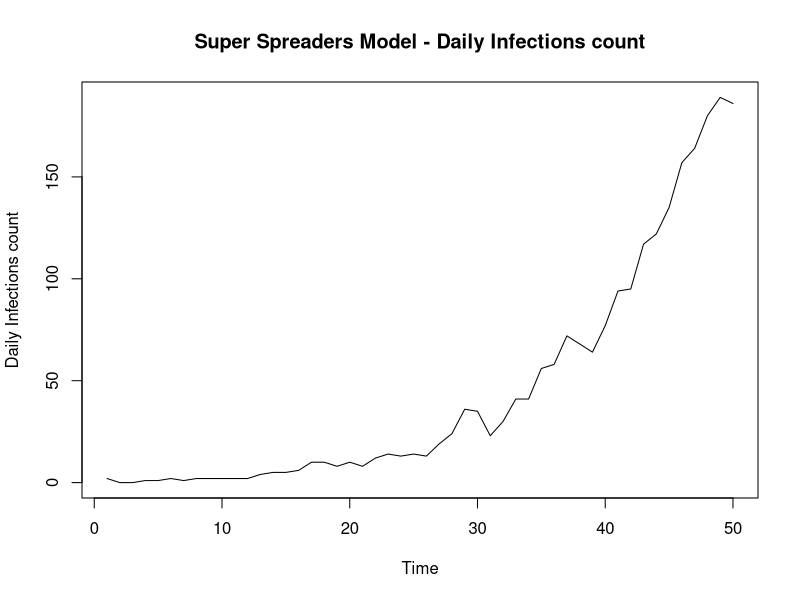

Recreate this plot in R.
#Epidemic Modelling Functions
#-Simulations fucntions
#- Likelihood Functions

#*********************************************************
#*Simulation Functions

#Baseline simulation
simulate_branching = function(num_days, r0, shape_gamma, scale_gamma) {
  
  'Baseline simulation model'
  #Set up
  vec_infecteds = vector('numeric', num_days)
  vec_infecteds[1] = 2
  
  #Infectiousness (Discrete gamma) - I.e 'Infectiousness Pressure' - Sum of all people
  #Explanation: Gamma is a continuous function so integrate over the density at that point in time (today - previous day)
  prob_infect = pgamma(c(1:num_days), shape = shape_gamma, scale = scale_gamma) - pgamma(c(0:(num_days-1)), shape = shape_gamma, scale = scale_gamma)
  
  #Days of Infection Spreading
  for (t in 2:num_days) {
    
    #Total rate
    tot_rate = r0*sum(vec_infecteds[1:(t-1)]*rev(prob_infect[1:(t-1)])) #Product of infecteds & their probablilty of infection along the gamma dist at that point in time
    vec_infecteds[t] = rpois(1, tot_rate) #Assuming number of cases each day follows a poisson distribution. Causes jumps in data 
  }
  
  vec_infecteds
}

#*******************************************************
#Super-spreading simulation
simulate_branching_ss = function(num_days, shape_gamma, scale_gamma, alphaX, betaX, gammaX) {
  'Simulate an epidemic with Superspreading events
  prop_ss = Proportion of superspreading days
  magnitude_ss = increased rate of superspreading event'
  
  #Set up
  total_infecteds = vector('numeric', num_days)
  nsse_infecteds = vector('numeric', num_days)
  sse_infecteds = vector('numeric', num_days)
  total_infecteds[1] = 2
  nsse_infecteds[1] = 2
  sse_infecteds[1] = 0
  
  #Infectiousness (Discrete gamma) - I.e 'Infectiousness Pressure' - Sum of all people
  #Explanation: Gamma is a continuous function so integrate over the density at that point in time (today - previous day)
  prob_infect = pgamma(c(1:num_days), shape = shape_gamma, scale = scale_gamma) - pgamma(c(0:(num_days-1)), shape = shape_gamma, scale = scale_gamma)
  
  #Days of Infection Spreading
  for (t in 2:num_days) {
    
    #Regular infecteds (tot_rate = lambda) fix notation
    lambda_t = sum(total_infecteds[1:(t-1)]*rev(prob_infect[1:(t-1)])) #Eg. Today is day 10. Infected on day 1. Current Infectiousness is t - day_infected 
    tot_rate = alphaX*lambda_t #Product of infecteds & their probablilty of infection along the gamma dist at that point in time
    nsse_infecteds[t] = rpois(1, tot_rate) #Assuming number of cases each day follows a poisson distribution. Causes jumps in data 
    
    #Super-spreaders
    sse_infecteds[t] = rnbinom(1, betaX*lambda_t, 1/(1 + gammaX)) #z_t: Total infecteds due to super-spreading event - num of events x Num individuals
    
    #Total 
    total_infecteds[t] = nsse_infecteds[t] + sse_infecteds[t]
  }
  
  total_infecteds
}
# 
# #********
# # #*Implement
# num_days = 50
# #lambda params
# shape_gamma = 6
# scale_gamma = 1
# #params
# alphaX = 0.8 #Without ss event, ~r0.
# betaX = 0.1
# gammaX = 10
# true_r0 = alphaX + betaX*gammaX
# true_r0
# #Epidemic data
# sim_data = simulate_branching_ss(num_days, shape_gamma, scale_gamma, alphaX, betaX, gammaX)
# plot.ts(sim_data, ylab = 'Daily Infections', main = paste('Super - Spreading Events model - Daily Infections count, true R0 = ', true_r0))
# par(mfrow = c(2,1))

#*******************************************************
#Super-spreading simulation
simulate_ss_poisson = function(num_days, shape_gamma, scale_gamma, alphaX, betaX, gammaX) {
  'Simulate an epidemic with Superspreading events
  prop_ss = Proportion of superspreading days
  magnitude_ss = increased rate of superspreading event'
  
  #Set up
  total_infecteds = vector('numeric', num_days)
  nsse_infecteds = vector('numeric', num_days)
  sse_infecteds = vector('numeric', num_days)
  total_infecteds[1] = 2
  nsse_infecteds[1] = 2
  sse_infecteds[1] = 0
  
  #Infectiousness (Discrete gamma) - I.e 'Infectiousness Pressure' - Sum of all people
  #Explanation: Gamma is a continuous function so integrate over the density at that point in time (today - previous day)
  prob_infect = pgamma(c(1:num_days), shape = shape_gamma, scale = scale_gamma) - pgamma(c(0:(num_days-1)), shape = shape_gamma, scale = scale_gamma)
  
  #Days of Infection Spreading
  for (t in 2:num_days) {
    
    #Regular infecteds (tot_rate = lambda) fix notation
    lambda_t = sum(total_infecteds[1:(t-1)]*rev(prob_infect[1:(t-1)])) #?Why is it the reversed probability - given the way prob_infect is written
    tot_rate = alphaX*lambda_t #Product of infecteds & their probablilty of infection along the gamma dist at that point in time
    nsse_infecteds[t] = rpois(1, tot_rate) #Assuming number of cases each day follows a poisson distribution. Causes jumps in data 
    
    #Super-spreaders
    n_t = rpois(1, betaX*lambda_t) #Number of super-spreading events (beta)
    sse_infecteds[t] = rpois(1, gammaX*n_t) #z_t: Total infecteds due to super-spreading event - num of events x Num individuals
    
    total_infecteds[t] = nsse_infecteds[t] + sse_infecteds[t]
  }
  
  total_infecteds
}

#*Implement
# num_days = 50
# #lambda params
# shape_gamma = 6
# scale_gamma = 1
# #params
# alphaX = 1.2 #Without ss event, ~r0. 
# betaX = 0.5
# gammaX = 10
# #Epidemic data
# sim_data2 = simulate_ss_poisson(num_days, shape_gamma, scale_gamma, alphaX, betaX, gammaX)
# plot.ts(sim_data2, ylab = 'Daily Infections count', main = 'Daily Infections count')


#*******************************************************
#Super-spreaders simulation
simulation_super_spreaders = function(num_days, shape_gamma, scale_gamma, aX, bX, ss_mult) {
  'Simulate an epidemic with Superspreading individuals'
  
  #Set up
  total_infecteds = vector('numeric', num_days)
  nss_infecteds = vector('numeric', num_days)
  ss_infecteds = vector('numeric', num_days)
  total_infecteds[1] = 2
  nss_infecteds[1] = 2
  ss_infecteds[1] = 1 
  
  #Infectiousness (Discrete gamma) - I.e 'Infectiousness Pressure' - Sum of all people
  #Explanation: Gamma is a continuous function so integrate over the density at that point in time (today - previous day)
  prob_infect = pgamma(c(1:num_days), shape = shape_gamma, scale = scale_gamma) - pgamma(c(0:(num_days-1)), shape = shape_gamma, scale = scale_gamma)
  
  #Days of Infection Spreading
  for (t in 2:num_days) {
    
    #Regular infecteds (tot_rate = lambda) fix notation
    lambda_t = sum((total_infecteds[1:(t-1)] + ss_mult*ss_infecteds[1:(t-1)])*rev(prob_infect[1:(t-1)])) #?Why is it the reversed probability - given the way prob_infect is written. Product of infecteds & their probablilty of infection along the gamma dist at that point in time
    nss_infecteds[t] = rpois(1, aX*lambda_t) #Assuming number of cases each day follows a poisson distribution. Causes jumps in data 
    ss_infecteds[t] = rpois(1, bX*lambda_t)
    total_infecteds[t] = nss_infecteds[t] + ss_infecteds[t]
  }
  
  total_infecteds
}

#*Implement
num_days = 50
#lambda params
shape_gamma = 6
scale_gamma = 1
#params
aX = 0.8 #1.1 #Without ss event, ~r0.
bX = 0.1 #0.2
ss_mult = 10 #8
#Epidemic data
sim_data2 = simulation_super_spreaders(num_days, shape_gamma, scale_gamma, aX, bX, ss_mult)
plot.ts(sim_data2, ylab = 'Daily Infections count', main = 'Super Spreaders Model - Daily Infections count')

###################################################################################
# MODELS!

###############################
# BASELINE

#Likelihood (log)
log_like <- function(y, r0_dash){
  
  #Params
  num_days = length(y)
  shape_gamma = 6
  scale_gamma = 1
  
  #Infectiousness (Discrete gamma)
  prob_infect = pgamma(c(1:num_days), shape = shape_gamma, scale = scale_gamma) - pgamma(c(0:(num_days-1)), shape = shape_gamma, scale = scale_gamma)
  logl = 0
  
  for (t in 2:num_days) {
    
    lambda = r0_dash*sum(y[1:t-1]*rev(prob_infect[1:t-1]))
    logl = logl + y[t]*log(lambda) - lambda
    
  }
  
  logl
  
}

#*******************************************************************************
#SUPER-SPREADING MODEL

#Log Likelihood 
log_like_ss <- function(x, alphaX, betaX, gammaX){
  
  #Params
  num_days = length(x)
  shape_gamma = 6
  scale_gamma = 1
  
  #Infectiousness (Discrete gamma) i,e Prob less than x2 - prob less than x1; the area in between 
  prob_infect = pgamma(c(1:num_days), shape = shape_gamma, scale = scale_gamma) - pgamma(c(0:(num_days-1)), shape = shape_gamma, scale = scale_gamma)
  logl = 0
  
  for (t in 2:num_days) {
    
    lambda_t = sum(x[1:(t-1)]*rev(prob_infect[1:(t-1)]))
    inner_sum_xt = 0
    
    for (y_t in 0:x[t]){ #Sum for all values of y_t
      
      #Log likelihood
      inner_sum_xt = (inner_sum_xt + exp(-alphaX*lambda_t)*(1/factorial(y_t))*(alphaX*lambda_t)^y_t*
                        (gamma((x[t] - y_t) + betaX*lambda_t))/(gamma(betaX*lambda_t)*
                                                                  factorial(x[t] - y_t))*(1/(gammaX +1))^(betaX*lambda_t)*
                        (gammaX/(gammaX + 1))^(x[t] - y_t))
      
    } 
    
    logl = logl + log(inner_sum_xt) 
    
  }
  
  logl
  
}

#*****************************************************
#Log Likelihood - log-exp-sum trick 
log_like_ss_lse <- function(x, alphaX, betaX, gammaX){
  
  #Params
  num_days = length(x)
  shape_gamma = 6
  scale_gamma = 1
  
  #Infectiousness (Discrete gamma)
  prob_infect = pgamma(c(1:num_days), shape = shape_gamma, scale = scale_gamma) - pgamma(c(0:(num_days-1)),
                                                                                         shape = shape_gamma, scale = scale_gamma)
  logl = 0 
  
  for (t in 2:num_days) {
    
    #print(t)
    lambda_t = sum(x[1:(t-1)]*rev(prob_infect[1:(t-1)]))
    
    if(x[t] == 0){ #y_t also equal to zero
      
      #L(x_i) for y_t, x_t = 0
      logl = logl -(alphaX*lambda_t) - 
        (betaX*lambda_t*log(gammaX +1))
      
    } else {
      
      #Terms in inner sum
      inner_sum_vec <- vector('numeric', x[t])
      
      for (y_t in 0:x[t]){ #Sum for all values of y_t up to x_t
        
        #Store inner L(x_i) term in vector position
        inner_sum_vec[y_t + 1] = (-(alphaX*lambda_t) - lfactorial(y_t) + y_t*log(alphaX*lambda_t) +
                                    lgamma((x[t] - y_t) + (betaX*lambda_t)) - lgamma(betaX*lambda_t) - 
                                    lfactorial(x[t] - y_t) - (betaX*lambda_t*log(gammaX +1)) + 
                                    (x[t] - y_t)*log(gammaX) -(x[t] - y_t)*log(gammaX + 1))
        
      }
      
      #Calculate max element in inner vector, for all y_t for a given t, x[t]
      lx_max = max(inner_sum_vec)
      
      #Calculate lse
      lse = lx_max + log(sum(exp(inner_sum_vec - lx_max) ))
      
      #Add to overall log likelihood 
      logl = logl + lse 
      
    }
    
  }
  
  logl
  
}

#*********************************************************************************************
#* Log Likelihood - Using package distribution functions
log_like_ss_R_funcs <- function(x, alphaX, betaX, gammaX){
  
  'Calculate the log likelihood on the simulated data using package distribution functions in R'
  
  #Params
  num_days = length(x)
  shape_gamma = 6
  scale_gamma = 1
  logl = 0
  
  #Infectiousness (Discrete gamma)
  prob_infect = pgamma(c(1:num_days), shape = shape_gamma, scale = scale_gamma) - pgamma(c(0:(num_days-1)), shape = shape_gamma, scale = scale_gamma)
  
  #Over all timepoints
  for (t in 2:num_days) {
    
    lambda_t = sum(x[1:(t-1)]*rev(prob_infect[1:(t-1)]))
    inner_sum = 0
    
    #Sum for all values of y_t
    for (y_t in 0:x[t]){ 
      
      #Log likelihood
      prob_yt = dpois(y_t, alphaX*lambda_t)
      #cat("prob_yt, dpois : ", prob_yt, "\n")
      
      prob_zt = s(x[t] - y_t, betaX*lambda_t, 1/(1 + gammaX))
      #cat("prob_zt, dnbinom : ", prob_zt, "\n")
      
      prob_xt = prob_zt*prob_yt
      inner_sum = inner_sum + prob_xt
      #cat("prob_xt, : ", prob_xt, "\n")
      
    } 
    
    #cat("log(prob_xt), : ", log(prob_xt), "\n")
    logl = logl + log(inner_sum) 
    #cat("logl, : ", logl, "\n")
    
  }
  
  logl
}

################################################################################
# Plot MCMC Total Results
################################################################################

plot_mcmc_results <- function(sim_data, mcmc_params, true_r0, 
                              dist_type, total_time, seed_count, prior, beta_gamma_flag){
  
  #Plot Set up
  plot.new()
  par(mfrow=c(3,4))
  
  #Extract params
  alpha_mcmc = mcmc_params[1]
  alpha_mcmc = unlist(alpha_mcmc)
  
  beta_mcmc = mcmc_params[2]
  beta_mcmc = unlist(beta_mcmc)
  
  gamma_mcmc = mcmc_params[3]
  gamma_mcmc = unlist(gamma_mcmc)
  
  r0_mcmc = mcmc_params[4]
  r0_mcmc = unlist(r0_mcmc)
  
  #Cumulative means + param sample limits
  #r0
  r0_mean = cumsum(r0_mcmc)/seq_along(r0_mcmc)
  r0_lim = max(true_r0, max(r0_mcmc))
  r0_lim2 = max(true_r0, r0_mean)
  
  #alpha
  alpha_mean = cumsum(alpha_mcmc)/seq_along(alpha_mcmc)
  a_lim =  max(alphaX, max(alpha_mcmc))
  a_lim2 =  max(alphaX, alpha_mean)
  
  #beta
  beta_mean = cumsum(beta_mcmc)/seq_along(beta_mcmc)
  b_lim = max(betaX, max(beta_mcmc))
  b_lim2 = max(betaX, beta_mean)
  
  #gamma
  gamma_mean = cumsum(gamma_mcmc)/seq_along(gamma_mcmc)
  g_lim =  max(gammaX, max(gamma_mcmc))
  g_lim2 =  max(gammaX, gamma_mean) 
  
  #Beta-gamma
  if (beta_gamma_flag){
    b_g_a_rate = mcmc_params[14]
    b_g_a_rate = round(unlist(b_g_a_rate), 2)
  } else {
    b_g_a_rate = 0
  }
  
  #***********
  #* Plots *
  
  #i.Infections
  plot.ts(sim_data, xlab = 'Time', ylab = 'Daily Infections count',
          main = paste(seed_count, "Day Infts SS Evnts", dist_type, "r0 = ", true_r0),
          cex.lab=1.5, cex.axis=1.5, cex.main=1.5, cex.sub=1.5)
  
  #ii. MCMC Trace Plots
  plot.ts(alpha_mcmc, ylab = 'alpha', ylim=c(0, a_lim),
          main = paste("MCMC SS Events, true alpha = ", alphaX),
          cex.lab=1.5, cex.axis=1.5, cex.main=1.5, cex.sub=1.5)
  abline(h = alphaX, col = 'green', lwd = 2)
  
  plot.ts(beta_mcmc, ylab = 'beta', ylim=c(0, b_lim),
          main = paste("MCMC SS Events, true beta = ", betaX),
          cex.lab=1.5, cex.axis=1.5, cex.main=1.5, cex.sub=1.5)
  abline(h = betaX, col = 'green', lwd = 2)
  
  plot.ts(gamma_mcmc,  ylab = 'gamma', ylim=c(0,g_lim),
          main = paste("MCMC SS Events, true gamma = ", gammaX),
          cex.lab=1.5, cex.axis=1.5, cex.main=1.5, cex.sub=1.5)
  abline(h = gammaX, col = 'green', lwd = 2)
  #plot.ts(r0_mcmc,  ylab = 'r0', main = paste("MCMC SS Events, true r0 = ", r0_true))
  
  #iii. Cumulative mean plots
  #r0 Mean
  plot2 = plot(seq_along(r0_mean), r0_mean,
               ylim=c(0, r0_lim),
               xlab = 'Time', ylab = 'R0', main = paste("R0 MCMC Mean, True R0 = ", true_r0),
               cex.lab=1.5, cex.axis=1.5, cex.main=1.5, cex.sub=1.5)
  print(plot2)
  abline(h = true_r0, col = 'orange', lwd = 2)
  
  #alpha mean
  plot2 = plot(seq_along(alpha_mean), alpha_mean,
               ylim=c(0, a_lim),
               xlab = 'Time', ylab = 'alpha', main = paste("Alpha MCMC mean, True alpha = ",alphaX),
               cex.lab=1.5, cex.axis=1.5, cex.main=1.5, cex.sub=1.5)
  print(plot2)
  abline(h = alphaX, col = 'red', lwd = 2)
  
  #beta mean
  plot2 = plot(seq_along(beta_mean), beta_mean,
               ylim=c(0, b_lim),
               xlab = 'Time', ylab = 'beta', main = paste("Beta MCMC mean, True beta = ",betaX),
               cex.lab=1.5, cex.axis=1.5, cex.main=1.5, cex.sub=1.5)
  print(plot2)
  abline(h = betaX, col = 'blue', lwd = 2)
  
  #gamma Mean
  plot2 = plot(seq_along(gamma_mean), gamma_mean,
               xlab = 'Time', ylab = 'gamma', main = paste("Gamma MCMC mean, True gamma = ",gammaX),
               ylim=c(0, g_lim),
               cex.lab=1.5, cex.axis=1.5, cex.main=1.5, cex.sub=1.5)
  print(plot2)
  abline(h = gammaX, col = 'green', lwd = 2)
  
  #iv. Param Histograms (Plots 9,11,12)
  hist(r0_mcmc, freq = FALSE, breaks = 100,
       xlab = 'R0 total', #ylab = 'Density', 
       main = paste('R0 total MCMC samples. Prior = ', prior),
       xlim=c(0, r0_lim),
       cex.lab=1.5, cex.axis=1.5, cex.main=1.5, cex.sub=1.5)
  abline(v = true_r0, col = 'orange', lwd = 2)
  
  #v. Beta vs gamma
  plot(beta_mcmc, gamma_mcmc,
       xlab = 'beta', ylab = 'gamma', main = 'Beta vs Gamma',
       cex.lab=1.5, cex.axis=1.5, cex.main=1.5, cex.sub=1.5)
  
  #Hist Beta 
  hist(beta_mcmc, freq = FALSE, breaks = 100,
       xlab = 'beta', #ylab = 'Density', 
       main = paste("Beta, True beta = ", betaX), 
       xlim=c(0, b_lim),
       cex.lab=1.5, cex.axis=1.5, cex.main=1.5, cex.sub=1.5)
  abline(v = betaX, col = 'blue', lwd = 2)
  
  #Hist Gamma 
  hist(gamma_mcmc, freq = FALSE, breaks = 100,
       xlab = 'gamma', #ylab = 'Density', 
       main = paste("Gamma, True gamma = ", gammaX),
       xlim=c(0, g_lim),
       cex.lab=1.5, cex.axis=1.5, cex.main=1.5, cex.sub=1.5)
  abline(v = gammaX, col = 'green', lwd = 2)
  
  #Final Mean Stats
  data_10_pc = 0.1*n
  a_mcmc_mean = round(mean(alpha_mcmc[n-data_10_pc:n]), 2)
  b_mcmc_mean = round(mean(beta_mcmc[n-data_10_pc:n]), 2)
  g_mcmc_mean = round(mean(gamma_mcmc[n-data_10_pc:n]), 2)
  r0_mcmc_mean = round(mean(r0_mcmc[n-data_10_pc:n]), 2)
  
  #Results
  df_results <- data.frame(
    alpha = alphaX,
    a_mc = a_mcmc_mean,
    beta = betaX,
    b_mc = b_mcmc_mean,
    gamma = gammaX,
    g_mc = g_mcmc_mean,
    R0 = true_r0, 
    R0_mc = r0_mcmc_mean,
    accept_rate_a = round(mcmc_params[[5]],2),
    a_rte_b = round(mcmc_params[[6]], 2),
    a_rte_g = round(mcmc_params[[7]],2),
    b_g_a_rate = b_g_a_rate, 
    tot_time = total_time) 
  
  print(df_results)
  
}

#****************
#MCMC Plots 4x4
plot_mcmc_x4_II <- function(sim_data, mcmc_params, true_r0, dist_type,
                            total_time, seed_count, prior, max_sum_val, model_crit = TRUE, joint = TRUE){
  
  #Plot Set up
  plot.new()
  
  if (joint){
    par(mfrow=c(4,4))
  } else {
    par(mfrow=c(3,4))
  }
  
  
  #Extract params
  alpha_mcmc = mcmc_params[1]
  alpha_mcmc = unlist(alpha_mcmc)
  
  beta_mcmc = mcmc_params[2]
  beta_mcmc = unlist(beta_mcmc)
  
  gamma_mcmc = mcmc_params[3]
  gamma_mcmc = unlist(gamma_mcmc)
  
  r0_mcmc = mcmc_params[4]
  r0_mcmc = unlist(r0_mcmc)
  
  #Cumulative means + param sample limits
  #r0
  r0_mean = cumsum(r0_mcmc)/seq_along(r0_mcmc)
  r0_lim = max(true_r0, max(r0_mcmc))
  r0_lim2 = max(true_r0, r0_mean)
  
  #alpha
  alpha_mean = cumsum(alpha_mcmc)/seq_along(alpha_mcmc)
  a_lim =  max(alphaX, max(alpha_mcmc))
  a_lim2 =  max(alphaX, alpha_mean)
  
  #beta
  beta_mean = cumsum(beta_mcmc)/seq_along(beta_mcmc)
  b_lim = max(betaX, max(beta_mcmc))
  b_lim2 = max(betaX, beta_mean)
  
  #gamma
  gamma_mean = cumsum(gamma_mcmc)/seq_along(gamma_mcmc)
  g_lim =  max(gammaX, max(gamma_mcmc))
  g_lim2 =  max(gammaX, gamma_mean) 
  
  
  #***********
  #* Plots *
  
  #i.Infections
  plot.ts(sim_data, xlab = 'Time', ylab = 'Daily Infections count',
          main = paste(seed_count, "Day Infts SS Evnts", dist_type, "r0 = ", true_r0),
          cex.lab=1.5, cex.axis=1.5, cex.main=1.5, cex.sub=1.5)
  
  #ii. MCMC Trace Plots
  plot.ts(alpha_mcmc, ylab = 'alpha', ylim=c(0, a_lim),
          main = paste("MCMC SS Events, true alpha = ", alphaX),
          cex.lab=1.5, cex.axis=1.5, cex.main=1.5, cex.sub=1.5)
  abline(h = alphaX, col = 'red', lwd = 2) #True = green
  #lines(seq_along(like_a), like_a, col = 'red')
  #lines(seq_along(prior_a), prior_a, col = 'blue')
  
  plot.ts(beta_mcmc, ylab = 'beta', ylim=c(0, b_lim),
          main = paste("MCMC SS Events, true beta = ", betaX),
          cex.lab=1.5, cex.axis=1.5, cex.main=1.5, cex.sub=1.5)
  abline(h = betaX, col = 'blue', lwd = 2) #True = green
  
  plot.ts(gamma_mcmc,  ylab = 'gamma', ylim=c(0,g_lim),
          main = paste("MCMC SS Events, true gamma = ", gammaX),
          cex.lab=1.5, cex.axis=1.5, cex.main=1.5, cex.sub=1.5)
  abline(h = gammaX, col = 'green', lwd = 2) #True = green
  
  #plot.ts(r0_mcmc,  ylab = 'r0', main = paste("MCMC SS Events, true r0 = ", r0_true))
  
  #Title
  text(line2user(line=mean(par('mar')[c(2, 4)]), side=2), 
       line2user(line=2, side=3), paste('MCMC SS, True R0:', true_r0, 'Prior = ', prior), xpd=NA, cex=2, font=2)
  
  #iii. Cumulative mean plots
  #r0 Mean
  plot2 = plot(seq_along(r0_mean), r0_mean,
               ylim=c(0, r0_lim),
               xlab = 'Time', ylab = 'R0', main = paste("R0 MCMC Mean, True R0 = ", true_r0),
               cex.lab=1.5, cex.axis=1.5, cex.main=1.5, cex.sub=1.5)
  print(plot2)
  abline(h = true_r0, col = 'orange', lwd = 2)
  
  #alpha mean
  plot2 = plot(seq_along(alpha_mean), alpha_mean,
               ylim=c(0, a_lim),
               xlab = 'Time', ylab = 'alpha', main = paste("Alpha MCMC mean, True alpha = ",alphaX),
               cex.lab=1.5, cex.axis=1.5, cex.main=1.5, cex.sub=1.5)
  print(plot2)
  abline(h = alphaX, col = 'red', lwd = 2)
  #lines(seq_along(like_a_mean), like_a_mean, col = 'red')
  #lines(seq_along(prior_a_mean), prior_a_mean, col = 'blue')
  
  #beta mean
  plot2 = plot(seq_along(beta_mean), beta_mean,
               ylim=c(0, b_lim),
               xlab = 'Time', ylab = 'beta', main = paste("Beta MCMC mean, True beta = ",betaX),
               cex.lab=1.5, cex.axis=1.5, cex.main=1.5, cex.sub=1.5)
  print(plot2)
  abline(h = betaX, col = 'blue', lwd = 2)
  
  #gamma Mean
  plot2 = plot(seq_along(gamma_mean), gamma_mean,
               xlab = 'Time', ylab = 'gamma', main = paste("Gamma MCMC mean, True gamma = ",gammaX),
               ylim=c(0, g_lim),
               cex.lab=1.5, cex.axis=1.5, cex.main=1.5, cex.sub=1.5)
  print(plot2)
  abline(h = gammaX, col = 'green', lwd = 2)
  
  #iv. Param Histograms (Plots 9,11,12)
  hist(r0_mcmc, freq = FALSE, breaks = 100,
       xlab = 'R0 total', #ylab = 'Density', 
       main = paste('R0 total MCMC samples. Prior = ', prior),
       xlim=c(0, r0_lim),
       cex.lab=1.5, cex.axis=1.5, cex.main=1.5, cex.sub=1.5)
  abline(v = true_r0, col = 'orange', lwd = 2)
  
  # #v. Beta vs gamma
  # plot(beta_mcmc, gamma_mcmc,
  #      xlab = 'beta', ylab = 'gamma', main = 'Beta vs Gamma',
  #      cex.lab=1.5, cex.axis=1.5, cex.main=1.5, cex.sub=1.5)
  
  #Hist alpha 
  hist(alpha_mcmc, freq = FALSE, breaks = 100,
       xlab = 'alpha', #ylab = 'Density', 
       main = paste("alpha, True alpha = ", alphaX), 
       xlim=c(0, a_lim),
       cex.lab=1.5, cex.axis=1.5, cex.main=1.5, cex.sub=1.5)
  abline(v = alphaX, col = 'red', lwd = 2)
  #Prior
  # x <- seq(from = 0, to = 20, by = 0.05)
  # exp1 = dexp(x, 1)
  # lines(seq_along(exp1), exp1, type = 'l')
  
  
  #Hist Beta 
  hist(beta_mcmc, freq = FALSE, breaks = 100,
       xlab = 'beta', #ylab = 'Density', 
       main = paste("Beta, True beta = ", betaX), 
       xlim=c(0, b_lim),
       cex.lab=1.5, cex.axis=1.5, cex.main=1.5, cex.sub=1.5)
  abline(v = betaX, col = 'blue', lwd = 2)
  #Prior
  # x <- seq(from = 0, to = 20, by = 0.05)
  # exp1 = dexp(x, 1)
  # lines(seq_along(exp1), exp1, type = 'l')
  
  
  #Hist Gamma 
  hist(gamma_mcmc, freq = FALSE, breaks = 100,
       xlab = 'gamma', #ylab = 'Density', 
       main = paste("Gamma, True gamma = ", gammaX),
       xlim=c(0, g_lim),
       cex.lab=1.5, cex.axis=1.5, cex.main=1.5, cex.sub=1.5)
  abline(v = gammaX, col = 'green', lwd = 2)
  #Prior
  # x <- seq(from = 0, to = 20, by = 0.05)
  # exp1 = 1 + dexp(x, 1)
  # lines(seq_along(exp1), exp1, type = 'l')
  
  #Final Mean Stats
  data_10_pc = 0.5*n #50%
  a_mcmc_mean = round(mean(alpha_mcmc[n-data_10_pc:n]), 2)
  b_mcmc_mean = round(mean(beta_mcmc[n-data_10_pc:n]), 2)
  g_mcmc_mean = round(mean(gamma_mcmc[n-data_10_pc:n]), 2)
  r0_mcmc_mean = round(mean(r0_mcmc[n-data_10_pc:n]), 2)
  
  #Joint distrbutions
  if (model_crit){
    
    model_criticism(mcmc_params, sim_data, max_sum_val)
  }
  
  #Joint distrbutions
  if (joint){
    
    # #v. r0 vs beta
    # plot(beta_mcmc, r0_mcmc,
    #      xlab = 'beta', ylab = 'R0', main = 'Beta vs R0',
    #      cex.lab=1.5, cex.axis=1.5, cex.main=1.5, cex.sub=1.5)
    
    #v. alpha vs beta
    plot(alpha_mcmc, beta_mcmc,
         xlab = 'alpha', ylab = 'beta', main = 'alpha vs Beta',
         cex.lab=1.5, cex.axis=1.5, cex.main=1.5, cex.sub=1.5)
    
    #v. alpha vs gamma
    plot(alpha_mcmc, gamma_mcmc,
         xlab = 'alpha', ylab = 'gamma', main = 'alpha vs gamma',
         cex.lab=1.5, cex.axis=1.5, cex.main=1.5, cex.sub=1.5)
    
    #v. beta vs gamma
    plot(beta_mcmc, gamma_mcmc,
         xlab = 'beta', ylab = 'gamma', main = 'Beta vs gamma',
         cex.lab=1.5, cex.axis=1.5, cex.main=1.5, cex.sub=1.5)
  }
  
  #Results
  df_results <- data.frame(
    alpha = alphaX,
    a_mc = a_mcmc_mean,
    beta = betaX,
    b_mc = b_mcmc_mean,
    gamma = gammaX,
    g_mc = g_mcmc_mean,
    R0 = true_r0, 
    R0_mc = r0_mcmc_mean,
    accept_rate_a = round(mcmc_params[[5]],2),
    a_rte_b = round(mcmc_params[[6]], 2),
    a_rte_g = round(mcmc_params[[7]],2),
    a_rte_b_g = round(mcmc_params[[8]],2),
    tot_time = total_time) 
  
  print(df_results)
  
}

###############################################################################
#FUNCTION TO PLOT 1x4 DASHBOARD OF MCMC RESULTS FOR BASE MODEL
plot_mcmc_results_r0 <- function(sim_data, mcmc_params, true_r0, time_elap, seed_count){
  
  #Plot Set up
  #par(mar=c(1,1,1,1))
  plot.new()
  par(mfrow=c(2,2))
  
  #Extract r0
  r0_mcmc = mcmc_params[1]
  r0_mcmc = unlist(r0_mcmc)
  
  #Cumulative means + param sample limits
  #r0
  r0_mean = cumsum(r0_mcmc)/seq_along(r0_mcmc)
  r0_lim = max(true_r0, max(r0_mcmc))
  r0_lim2 = max(true_r0, r0_mean)
  
  
  #***********
  #* Plots *
  
  #i.Infections
  plot.ts(sim_data, xlab = 'Time', ylab = 'Daily Infections count',
          main = paste(seed_count, "Day Infts SS Evnts, ", "r0 = ", true_r0),
          cex.lab=1.5, cex.axis=1.5, cex.main=1.5, cex.sub=1.5)
  
  #ii. MCMC Trace Plots
  plot.ts(r0_mcmc, ylab = 'alpha', ylim=c(0, a_lim),
          main = paste("MCMC SS Events, true r0 = ", true_r0),
          cex.lab=1.5, cex.axis=1.5, cex.main=1.5, cex.sub=1.5)
  abline(h = true_r0, col = 'orange', lwd = 2) #True = green
  
  #iii. Cumulative mean plots
  #r0 Mean
  plot2 = plot(seq_along(r0_mean), r0_mean,
               ylim=c(0, r0_lim),
               xlab = 'Time', ylab = 'R0', main = paste("R0 MCMC Mean, True R0 = ", true_r0),
               cex.lab=1.5, cex.axis=1.5, cex.main=1.5, cex.sub=1.5)
  print(plot2)
  abline(h = true_r0, col = 'orange', lwd = 2)
  
  #iv. Histogram
  hist(r0_mcmc, freq = FALSE, breaks = 100,
       xlab = 'R0 total', #ylab = 'Density', 
       main = paste('R0 total MCMC samples. Prior = ', prior),
       xlim=c(0, r0_lim),
       cex.lab=1.5, cex.axis=1.5, cex.main=1.5, cex.sub=1.5)
  abline(v = true_r0, col = 'orange', lwd = 2)
  
  #Final Mean Stats
  data_10_pc = 0.5*n #50%
  r0_mcmc_mean = round(mean(r0_mcmc[n-data_10_pc:n]), 2)
  
  #Results
  df_results <- data.frame(
    R0 = true_r0, 
    R0_mc = r0_mcmc_mean,
    accept_rate_r0 = round(mcmc_params[[2]],2),
    time_elap = round(time_elap,2)) 
  
  print(df_results)
  
}

###############################################################################
#FUNCTION TO PLOT 4x4 DASHBOARD OF MCMC RESULTS FOR SUPER SPREADING EVENTS MODEL
plot_mcmc_x4_priors <- function(n, sim_data, mcmc_params, true_r0, dist_type, total_time, seed_count, prior, joint = TRUE){
  
  #Plot Set up
  #par(mar=c(1,1,1,1))
  plot.new()
  
  if (joint){
    par(mfrow=c(4,4))
  } else {
    par(mfrow=c(3,4))
  }
  
  
  #Extract params
  alpha_mcmc = mcmc_params[1]
  alpha_mcmc = unlist(alpha_mcmc)
  
  beta_mcmc = mcmc_params[2]
  beta_mcmc = unlist(beta_mcmc)
  
  gamma_mcmc = mcmc_params[3]
  gamma_mcmc = unlist(gamma_mcmc)
  
  r0_mcmc = mcmc_params[4]
  r0_mcmc = unlist(r0_mcmc)
  
  #Cumulative means + param sample limits
  #r0
  r0_mean = cumsum(r0_mcmc)/seq_along(r0_mcmc)
  r0_lim = max(true_r0, max(r0_mcmc))
  r0_lim2 = max(true_r0, r0_mean)
  
  #alpha
  alpha_mean = cumsum(alpha_mcmc)/seq_along(alpha_mcmc)
  a_lim =  max(alphaX, max(alpha_mcmc))
  a_lim2 =  max(alphaX, alpha_mean)
  
  #beta
  beta_mean = cumsum(beta_mcmc)/seq_along(beta_mcmc)
  b_lim = max(betaX, max(beta_mcmc))
  b_lim2 = max(betaX, beta_mean)
  
  #gamma
  gamma_mean = cumsum(gamma_mcmc)/seq_along(gamma_mcmc)
  g_lim =  max(gammaX, max(gamma_mcmc))
  g_lim2 =  max(gammaX, gamma_mean) 
  
  
  #***********
  #* Plots *
  
  #i.Infections
  plot.ts(sim_data, xlab = 'Time', ylab = 'Daily Infections count',
          main = paste(seed_count, "Day Infts SS Evnts", dist_type, "r0 = ", true_r0),
          cex.lab=1.5, cex.axis=1.5, cex.main=1.5, cex.sub=1.5)
  
  #ii. MCMC Trace Plots
  plot.ts(alpha_mcmc, ylab = 'alpha', ylim=c(0, a_lim),
          main = paste("MCMC SS Events, true alpha = ", alphaX),
          cex.lab=1.5, cex.axis=1.5, cex.main=1.5, cex.sub=1.5)
  abline(h = alphaX, col = 'red', lwd = 2) #True = green
  #lines(seq_along(like_a), like_a, col = 'red')
  #lines(seq_along(prior_a), prior_a, col = 'blue')
  
  plot.ts(beta_mcmc, ylab = 'beta', ylim=c(0, b_lim),
          main = paste("MCMC SS Events, true beta = ", betaX),
          cex.lab=1.5, cex.axis=1.5, cex.main=1.5, cex.sub=1.5)
  abline(h = betaX, col = 'blue', lwd = 2) #True = green
  
  plot.ts(gamma_mcmc,  ylab = 'gamma', ylim=c(0,g_lim),
          main = paste("MCMC SS Events, true gamma = ", gammaX),
          cex.lab=1.5, cex.axis=1.5, cex.main=1.5, cex.sub=1.5)
  abline(h = gammaX, col = 'green', lwd = 2) #True = green
  
  #plot.ts(r0_mcmc,  ylab = 'r0', main = paste("MCMC SS Events, true r0 = ", r0_true))
  
  #Title
  # text(line2user(line=mean(par('mar')[c(2, 4)]), side=2), 
  #      line2user(line=2, side=3), paste('MCMC SS, True R0:', true_r0, 'Prior = ', prior), xpd=NA, cex=2, font=2)
  # 
  #iii. Cumulative mean plots
  #r0 Mean
  plot2 = plot(seq_along(r0_mean), r0_mean,
               ylim=c(0, r0_lim),
               xlab = 'Time', ylab = 'R0', main = paste("R0 MCMC Mean, True R0 = ", true_r0),
               cex.lab=1.5, cex.axis=1.5, cex.main=1.5, cex.sub=1.5)
  print(plot2)
  abline(h = true_r0, col = 'orange', lwd = 2)
  
  #alpha mean
  plot2 = plot(seq_along(alpha_mean), alpha_mean,
               ylim=c(0, a_lim),
               xlab = 'Time', ylab = 'alpha', main = paste("Alpha MCMC mean, True alpha = ",alphaX),
               cex.lab=1.5, cex.axis=1.5, cex.main=1.5, cex.sub=1.5)
  print(plot2)
  abline(h = alphaX, col = 'red', lwd = 2)
  #lines(seq_along(like_a_mean), like_a_mean, col = 'red')
  #lines(seq_along(prior_a_mean), prior_a_mean, col = 'blue')
  
  #beta mean
  plot2 = plot(seq_along(beta_mean), beta_mean,
               ylim=c(0, b_lim),
               xlab = 'Time', ylab = 'beta', main = paste("Beta MCMC mean, True beta = ",betaX),
               cex.lab=1.5, cex.axis=1.5, cex.main=1.5, cex.sub=1.5)
  print(plot2)
  abline(h = betaX, col = 'blue', lwd = 2)
  
  #gamma Mean
  plot2 = plot(seq_along(gamma_mean), gamma_mean,
               xlab = 'Time', ylab = 'gamma', main = paste("Gamma MCMC mean, True gamma = ",gammaX),
               ylim=c(0, g_lim),
               cex.lab=1.5, cex.axis=1.5, cex.main=1.5, cex.sub=1.5)
  print(plot2)
  abline(h = gammaX, col = 'green', lwd = 2)
  
  #iv. Param Histograms (Plots 9,11,12)
  hist(r0_mcmc, freq = FALSE, breaks = 100,
       xlab = 'R0 total', #ylab = 'Density', 
       main = paste('R0 total MCMC samples. Prior = ', prior),
       xlim=c(0, r0_lim),
       cex.lab=1.5, cex.axis=1.5, cex.main=1.5, cex.sub=1.5)
  abline(v = true_r0, col = 'orange', lwd = 2)
  
  # #v. Beta vs gamma
  # plot(beta_mcmc, gamma_mcmc,
  #      xlab = 'beta', ylab = 'gamma', main = 'Beta vs Gamma',
  #      cex.lab=1.5, cex.axis=1.5, cex.main=1.5, cex.sub=1.5)
  
  #Hist alpha 
  hist(alpha_mcmc, freq = FALSE, breaks = 100,
       xlab = 'alpha', #ylab = 'Density', 
       main = paste("alpha, True alpha = ", alphaX), 
       xlim=c(0, a_lim),
       cex.lab=1.5, cex.axis=1.5, cex.main=1.5, cex.sub=1.5)
  #Prior
  #x <- seq(from = 0, to = 10, by = 0.5)
  #exp1 = dexp(x, 1)
  #lines(exp1, col = 'purple')
  abline(v = alphaX, col = 'red', lwd = 2)
  
  
  #Hist Beta 
  hist(beta_mcmc, freq = FALSE, breaks = 100,
       xlab = 'beta', #ylab = 'Density', 
       main = paste("Beta, True beta = ", betaX), 
       xlim=c(0, b_lim),
       cex.lab=1.5, cex.axis=1.5, cex.main=1.5, cex.sub=1.5)
  #Prior
  #lines(exp1, col = 'purple')
  abline(v = betaX, col = 'blue', lwd = 2)
  
  
  #Hist Gamma 
  hist(gamma_mcmc, freq = FALSE, breaks = 100,
       xlab = 'gamma', #ylab = 'Density', 
       main = paste("Gamma, True gamma = ", gammaX),
       xlim=c(0, g_lim),
       cex.lab=1.5, cex.axis=1.5, cex.main=1.5, cex.sub=1.5)
  #Prior
  #x <- seq(from = 0, to = 20, by = 0.5)
  #exp1 = 1 + dexp(x, 1)
  #lines(exp1, col = 'purple')
  abline(v = gammaX, col = 'green', lwd = 2)
  
  
  #Final Mean Stats
  data_10_pc = 0.5*n #50%
  a_mcmc_mean = round(mean(alpha_mcmc[n-data_10_pc:n]), 2)
  b_mcmc_mean = round(mean(beta_mcmc[n-data_10_pc:n]), 2)
  g_mcmc_mean = round(mean(gamma_mcmc[n-data_10_pc:n]), 2)
  r0_mcmc_mean = round(mean(r0_mcmc[n-data_10_pc:n]), 2)
  
  #Joint distrbutions
  if (joint){
    
    #v. r0 vs beta
    plot(beta_mcmc, r0_mcmc,
         xlab = 'beta', ylab = 'R0', main = 'Beta vs R0',
         cex.lab=1.5, cex.axis=1.5, cex.main=1.5, cex.sub=1.5)
    
    #v. alpha vs beta
    plot(alpha_mcmc, beta_mcmc,
         xlab = 'alpha', ylab = 'beta', main = 'alpha vs Beta',
         cex.lab=1.5, cex.axis=1.5, cex.main=1.5, cex.sub=1.5)
    
    #v. alpha vs gamma
    plot(alpha_mcmc, gamma_mcmc,
         xlab = 'alpha', ylab = 'gamma', main = 'alpha vs gamma',
         cex.lab=1.5, cex.axis=1.5, cex.main=1.5, cex.sub=1.5)
    
    #v. beta vs gamma
    plot(beta_mcmc, gamma_mcmc,
         xlab = 'beta', ylab = 'gamma', main = 'Beta vs gamma',
         cex.lab=1.5, cex.axis=1.5, cex.main=1.5, cex.sub=1.5)
  }
  
  #Results
  df_results <- data.frame(
    alpha = alphaX,
    a_mc = a_mcmc_mean,
    beta = betaX,
    b_mc = b_mcmc_mean,
    gamma = gammaX,
    g_mc = g_mcmc_mean,
    R0 = true_r0, 
    R0_mc = r0_mcmc_mean,
    accept_rate_a = round(mcmc_params[[5]],2),
    a_rte_b = round(mcmc_params[[6]], 2),
    a_rte_g = round(mcmc_params[[7]],2),
    a_rte_b_g = round(mcmc_params[[8]],2),
    tot_time = total_time) 
  
  print(df_results)
  
}
